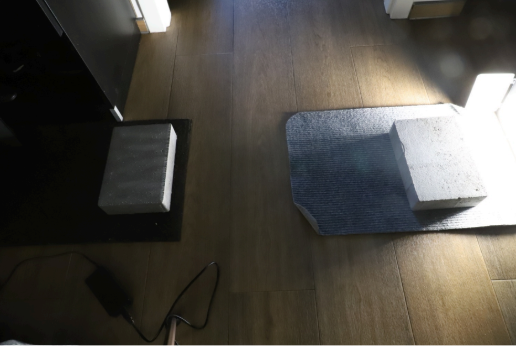
#> input picture example.png, 516 x 346 px
$ python coloringAPartOfThePicture.py
#> lines starting #> are read from the running program, lines starting #| are printed output that depends on the picture
import cv2

image = cv2.imread('example.png')
#> image is the input picture: shape (346, 516, 3); mean B, G, R 68.4, 75, 78.4
if image is None:
    print("Błąd")
else:
    print("Git")
(h, w) = image.shape[:2]
#> h = 346; w = 516
(cX, cY) = (w // 2, h // 2)
#> cX = 258; cY = 173
tl = image[0:cY, 0:cX]
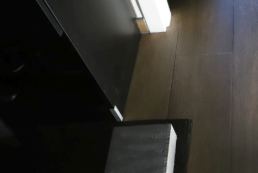
#> tl: shape (173, 258, 3); mean B, G, R 44.2, 48.2, 50.3
tr = image[0:cY, cX:w]
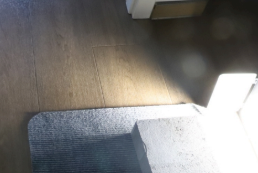
#> tr: shape (173, 258, 3); mean B, G, R 121.2, 123.8, 126.2
br = image[cY:h, cX:w]
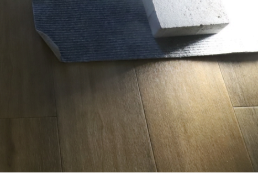
#> br: shape (173, 258, 3); mean B, G, R 86.2, 98.4, 104.9
bl = image[cY:h, 0:cX]
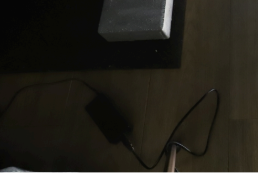
#> bl: shape (173, 258, 3); mean B, G, R 22.2, 29.5, 32
cv2.imshow("Top-Left Corner", tl)
cv2.imshow("Top-Right Corner", tr)
cv2.imshow("Bottom-Right Corner", br)
cv2.imshow("Bottom-Left Corner", bl)
cv2.waitKey(0)

image[0:cY, 0:cX] = (255,0,0)
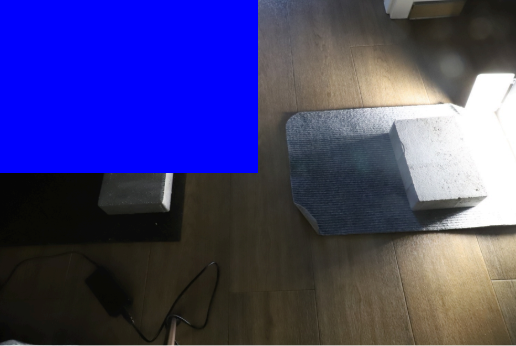
#> image: shape (346, 516, 3); mean B, G, R 121.1, 62.9, 65.8
cv2.imshow("Changed", image)
cv2.waitKey(0)
